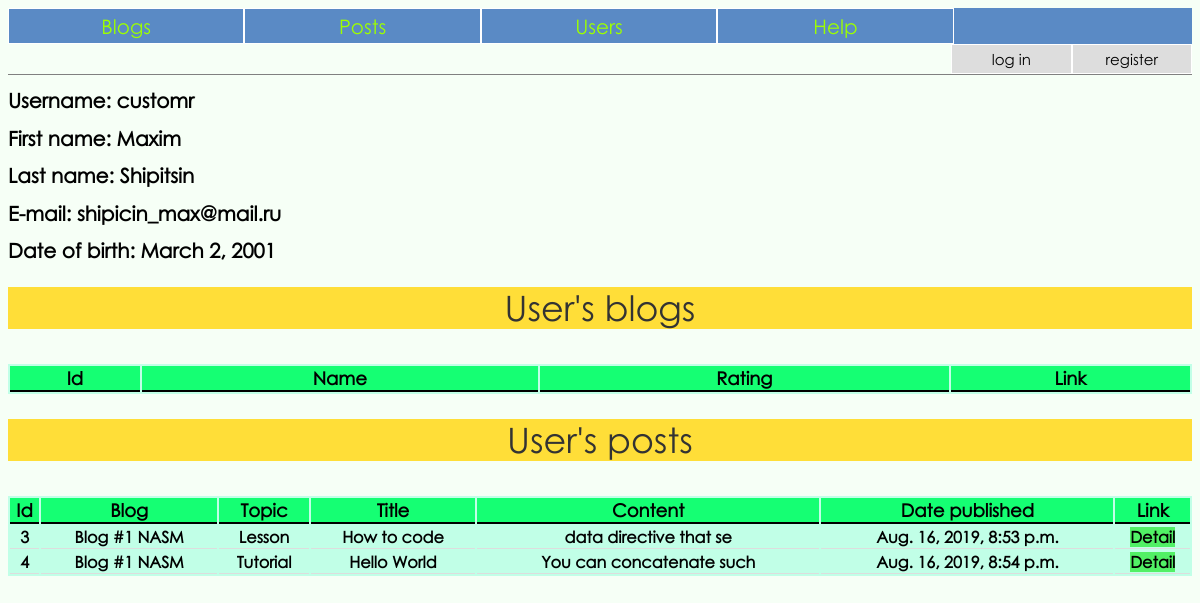
The page /user/1/ on the database its author committed.
### blog/models.py (models this page shows, shortened)
class MyUser(AbstractBaseUser):
	username = models.CharField('username', max_length=50, unique=True)
	first_name = models.CharField('first name', max_length=50)
	last_name = models.CharField('last name', max_length=50)
	email = models.EmailField(
		verbose_name='email address',
		max_length=255,
		unique=True,
	)
	date_of_birth = models.DateField()
	is_active = models.BooleanField(default=True)
	is_admin = models.BooleanField(default=False)
	objects = MyUserManager()
	USERNAME_FIELD = 'username'
	EMAIL_FIELD = 'email'
	REQUIRED_FIELDS = ['first_name', 'last_name', 'email', 'date_of_birth']

class Post(models.Model):
	blog = models.ForeignKey(Blog, on_delete=models.CASCADE, blank=True)
	author = models.ForeignKey(MyUser, on_delete=models.CASCADE, blank=True)
	topic = models.CharField('Topic', max_length=50, blank=True)
	title = models.CharField('Title', max_length=5500, blank=True)
	text = models.TextField('Text', max_length=00, blank=True)
	rating = models.IntegerField('Rating', default=0)
	date_published = models.DateTimeField('Date published', default=timezone.now, blank=True)
	liked_users = []

class Blog(models.Model):
	author = models.ForeignKey(MyUser, on_delete=models.CASCADE, blank=True)
	name = models.CharField('Name', max_length=50, blank=True, unique=True)
	rating = models.IntegerField('Rating', default=0)
	def __str__(self):
		return f'Blog #{self.id} {self.name}'

### blog/views.py (the view)
# urls.py: path('user/<int:user_id>/', views.user, name='user'),
def user(request, user_id):
	user = get_object_or_404(MyUser, pk=user_id)
	blogs = Blog.objects.filter(author=user)
	posts = Post.objects.filter(author=user)
	context = {
		'thisuser': user,
		'posts': posts,
		'blogs': blogs
		}
	return render(request, 'blog/user_detail.html', context)

### blog/templates/blog/user_detail.html (shortened to what this page needs)
{% extends 'blog/base.html' %}
{% block content %}
<div>
	<h1>Username: {{ thisuser.username }}</h1>
	<h1>First name: {{ thisuser.first_name }}</h1>
	<h1>Last name: {{ thisuser.last_name }}</h1>
	<h1>E-mail: {{ thisuser.email }}</h1>
	<h1>Date of birth: {{ thisuser.date_of_birth }}</h1>
</div>
<p class='title'>User's blogs</p>
<div>
	<table>
		<thead>
			<tr>
				<th>Id</th>
				<th>Name</th>
				<th>Rating</th>
				<th>Link</th>
			</tr>
		</thead>
	</table>
</div>
<p class='title'>User's posts</p>
<div>
	<table>
		<thead>
			<tr>
				<th>Id</th>
				<th>Blog</th>
				<th>Topic</th>
				<th>Title</th>
				<th>Content</th>
				<th>Date published</th>
				<th>Link</th>
			</tr>
		</thead>
		<tbody>
		{% for post in posts %}
			<tr>
				<th>{{ post.id }}</th>
				<th>{{ post.blog }}</th>
				<th>{{ post.topic }}</th>
				<th>{{ post.title }}</th>
				<th>{{ post.text|slice:25 }}</th>
				<th>{{ post.date_published }}</th>
				<th><a href="{% url 'blog:post' post.id %}">Detail</a></th>
			</tr>
		{% endfor %}
		</tbody>
	</table>
</div>
{% endblock content %}

### blog/static/blog/content/style.css (style rules this page uses)
* { font-family: 'gothic' }
body { background: #F6FFF6; }
h1 { font-size: 20px; }
a { outline: none; text-decoration: none; vertical-align: center; }
a:link { color: black; background: #51f065; }
table { width: 100%; background: #c1ffe7; overflow: auto; }
thead th { font-weight: bold; font-size: 18px; background: #15ff73; border-bottom: solid 2px black }
th { border-bottom: solid 1px #dddddd; }
.title { margin-top: 25px; width: 100%; font-size: 35px; line-height: 1.2; background: #ffde38; color: #333; text-align: center; }

### rows shown on the page
MyUser: username "customr", first_name "Maxim", last_name "Shipitsin", email "shipicin_max@mail.ru", date_of_birth "March 2, 2001"
Post: id "3", blog "Blog #1 NASM", topic "Lesson", title "How to code", text "data directive that se", date_published "Aug. 16, 2019, 8:53 p.m."
Post: id "4", blog "Blog #1 NASM", topic "Tutorial", title "Hello World", text "You can concatenate such", date_published "Aug. 16, 2019, 8:54 p.m."
